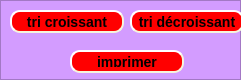
      <widget class="QFrame" name="frame_gc">
       <property name="geometry">
        <rect>
         <x>260</x>
         <y>360</y>
         <width>241</width>
         <height>80</height>
        </rect>
       </property>
       <property name="styleSheet">
        <string notr="true">background-color: rgb(211, 156, 255);</string>
       </property>
       <property name="frameShape">
        <enum>QFrame::StyledPanel</enum>
       </property>
       <property name="frameShadow">
        <enum>QFrame::Raised</enum>
       </property>
       <widget class="QPushButton" name="pushButton_6_gc">
        <property name="geometry">
         <rect>
          <x>10</x>
          <y>10</y>
          <width>114</width>
          <height>23</height>
         </rect>
        </property>
        <property name="font">
         <font>
          <pointsize>-1</pointsize>
          <weight>75</weight>
          <italic>false</italic>
          <bold>true</bold>
         </font>
        </property>
        <property name="styleSheet">
         <string notr="true">background-color: red;
    border-style: outset;
    border-width: 2px;
    border-radius: 10px;
    border-color: beige;
    font: bold 14px;
    min-width: 6em;
    padding: 4;
</string>
        </property>
        <property name="text">
         <string>tri croissant</string>
        </property>
       </widget>
       <widget class="QPushButton" name="pushButton_5_gc">
        <property name="geometry">
         <rect>
          <x>130</x>
          <y>10</y>
          <width>114</width>
          <height>23</height>
         </rect>
        </property>
        <property name="font">
         <font>
          <pointsize>-1</pointsize>
          <weight>75</weight>
          <italic>false</italic>
          <bold>true</bold>
         </font>
        </property>
        <property name="styleSheet">
         <string notr="true">background-color: red;
    border-style: outset;
    border-width: 2px;
    border-radius: 10px;
    border-color: beige;
    font: bold 14px;
    min-width: 6em;
    padding: 4;
</string>
        </property>
        <property name="text">
         <string>tri décroissant</string>
        </property>
       </widget>
       <widget class="QPushButton" name="pushButton_20_gc">
        <property name="geometry">
         <rect>
          <x>70</x>
          <y>50</y>
          <width>114</width>
          <height>23</height>
         </rect>
        </property>
        <property name="font">
         <font>
          <pointsize>-1</pointsize>
          <weight>75</weight>
          <italic>false</italic>
          <bold>true</bold>
         </font>
        </property>
        <property name="styleSheet">
         <string notr="true">background-color: red;
    border-style: outset;
    border-width: 2px;
    border-radius: 10px;
    border-color: beige;
    font: bold 14px;
    min-width: 6em;
    padding: 4;
</string>
        </property>
        <property name="text">
         <string>imprimer</string>
        </property>
       </widget>
      </widget>
